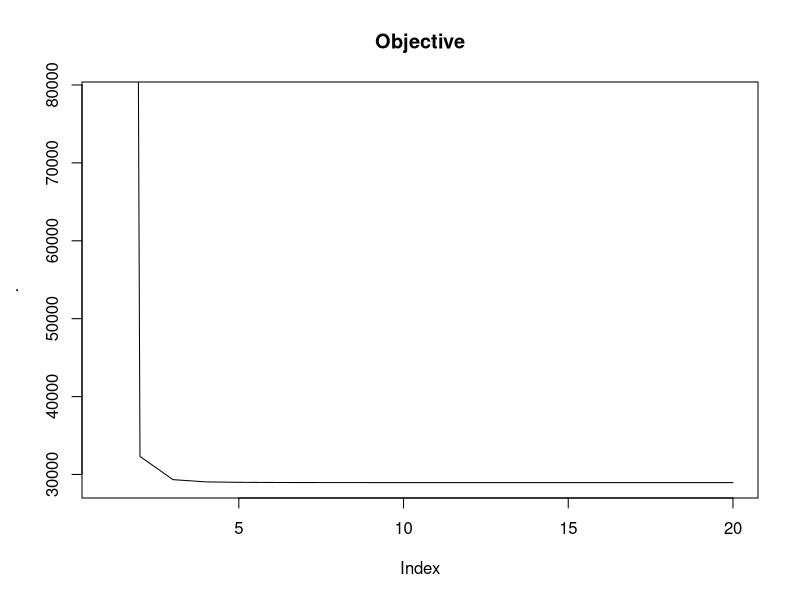
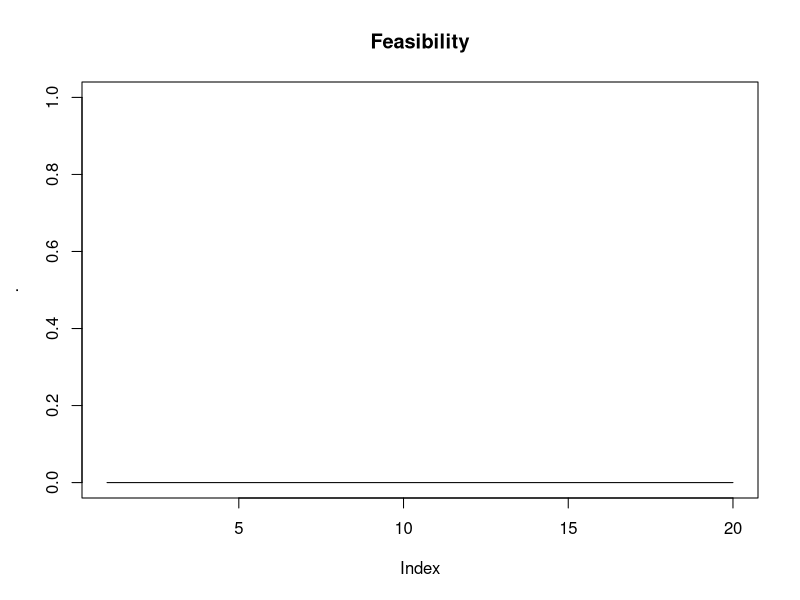
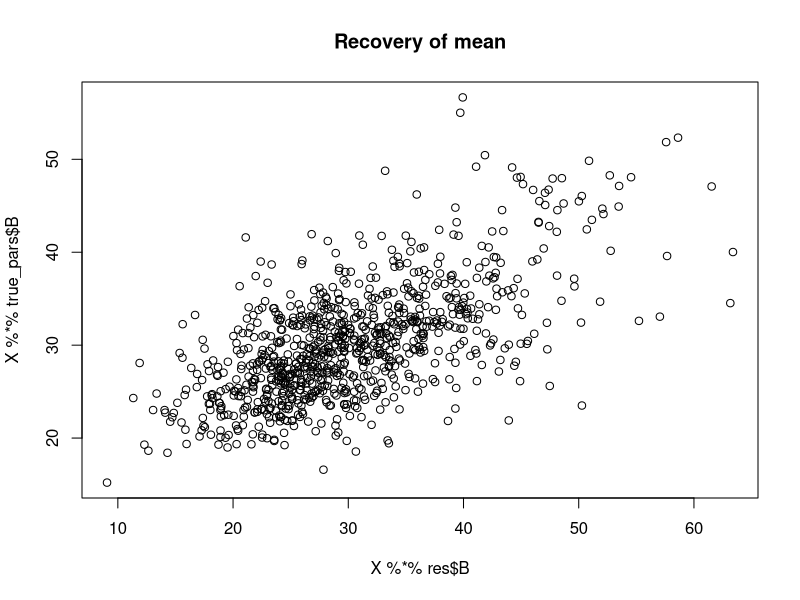

The R script that drew these images, in order:
## ---- chunk 1
library(magrittr)
library(nnls)
library(parallel)
library(glmnet)
library(pracma)
n <- 30
p <- 40
v <- 30
X <- randn(n, p) %>% abs
B0 <- matrix(rexp(p * v), p, v)
F0 <- 10 * randn(n, 2) %*% randn(2, v)
E0 <- 0.1 * randn(n, v)
Y <- X %*% B0 + E0 + F0
f2 <- function(x) sum(x ^ 2)
nnorm <- function(x) sum(svd(x, nu = 0, nv = 0)$d)
rho <- 2 # used in ADMM later
lambda <- 0.01
nu <- 0.2
true_pars <- list(X = X, Y = Y, lambda = lambda, nu = nu, rho = rho,
             B = B0, E = E0,
             FF = F0, W = zeros(n, v))
## ---- chunk 2
W <- zeros(n, v)
B <- zeros(p, v)
FF <- zeros(n, v)
E <- zeros(n, v)
## ---- chunk 3
objective_E <- function(W, B, FF, E) {
  f2(E) + (rho/2) * f2(E - (Y - X %*% B - FF - W))
}
update_E <- function(W, B, FF, E) {
  rho/(2 + rho) * (Y - X %*% B - FF - W)
}
E <- update_E(W, B, FF, E)
objective_E(W, B, FF, E)
objective_E(W, B, FF, 1.01 * E)
objective_E(W, B, FF, 0.99 * E)
## ---- chunk 4
objective_B <- function(W, B, FF, E) {
  lambda * sum(abs(B)) + (rho/2) * f2(E - (Y - X %*% B - FF - W))
}
lambda_nnls <- function(X, y, lambda, maxits = 5) {
  l1p <- 0
  for (i in 1:maxits) {
    b <- nnls(rbind(X, l1p), c(y, 0))$x
    if (sum(b) == 0) return(list(b = b, lambda = 0))
    l1p <- sqrt(lambda/sum(b))
  }
  list(b = b, lambda = l1p^2 * sum(b))
}
update_B <- function(W, B, FF, E) {
  R <- Y - E - FF - W
  do.call(cbind,
          mclapply(1:v,
          function(i)
            lambda_nnls(X, R[, i], lambda/rho)$b, mc.cores = 3))
}
B <- update_B(W, B, FF, E)
objective_B(W, B, FF, E)
objective_B(W, B * 1.01, FF, E)
objective_B(W, B * .99, FF, E)
## ---- chunk 5
objective_F <- function(W, B, FF, E) {
  nu * nnorm(FF)^2 + (rho/2) * f2(E - (Y - X %*% B - FF - W))
}
soft <- function(x, tt) pmax(0, x - tt)
update_F <- function(W, B, FF, E) {
  R <- Y - X %*% B - E - W
  res <- svd(R)
  d <- res$d
  Ft <- function(tt) res$u %*% diag(soft(d, tt)) %*% t(res$v)
  objective_t <- function(tt) {
    nu * sum(soft(d, tt))^2 + (rho/2) * sum(pmin(tt, d)^2)
  }
  ts <- seq(0, max(d), max(d)/1000)
  vals <- sapply(ts, objective_t)
  tt <- ts[order(vals)[1]]
  Ft(tt)
}
FF <- update_F(W, B, FF, E)
objective_F(W, B, FF, E)
objective_F(W, B, FF * 1.01, E)
objective_F(W, B, FF * 0.99, E)
## ---- chunk 6
objective <- function(X, Y, lambda, nu, rho, B, FF, E, W, ...) {
  f2(Y - X %*% B - FF) + nu * nnorm(FF)^2 + lambda * sum(abs(B))
}

admm_iterate <- function(X, Y, lambda, nu, rho, B, FF, E, W,
                         mc.cores = 1, ...) {
  # Update B
  R <- Y - E - FF - W
  B <- do.call(cbind,
          mclapply(1:v,
          function(i)
            lambda_nnls(X, R[, i], lambda/rho)$b, mc.cores = mc.cores))
  XB <- X %*% B
  # Update FF
  R <- Y - XB - E - W
  res <- svd(R)
  d <- res$d
  objective_t <- function(tt) {
    nu * sum(soft(d, tt))^2 + (rho/2) * sum(pmin(tt, d)^2)
  }
  ts <- seq(0, max(d), max(d)/1000)
  vals <- sapply(ts, objective_t)
  tt <- ts[order(vals)[1]]
  FF <- res$u %*% diag(soft(d, tt)) %*% t(res$v)
  # Update E
  E <- rho/(2 + rho) * (Y - XB - FF - W)
  # Update W
  W <- W - (Y - XB - FF - E)
  list(X = X, Y = Y, lambda = lambda, nu = nu, rho = rho,
       B = B, FF = FF, E = E, W = W)
}

admm_nuclear <- function(X, Y, lambda, nu, rho, B, FF, E, W,
                         mc.cores = 1, maxits = 10, ...) {
  pars <- list(X = X, Y = Y, lambda = lambda, nu = nu, rho = rho,
               B = B, FF = FF, E = E, W = W, mc.cores = mc.cores)
  objs <- numeric(maxits)
  feas <- numeric(maxits)
  for (i in 1:maxits) {
    pars <- do.call(admm_iterate, pars)
    objs[i] <- do.call(objective, pars)
    feas[i] <- f2(Y - X %*% B - E - FF)
  }
  c(pars, list(objs = objs, feas = feas))
}
## ---- chunk 7
(ot <- do.call(objective, true_pars))

pars <- list(X = X, Y = Y, lambda = lambda, nu = nu, rho = rho,
             B = zeros(p, v), E = Y,
             FF = zeros(n, v), W = zeros(n, v),
             mc.cores = 3, maxits = 20)
res <- do.call(admm_nuclear, pars)

res$objs %>% { plot(., main = "Objective", type = "l", ylim = c(min(.), ot)) }
res$feas %>% { plot(., main = "Feasibility", type = "l", ylim = c(0, max(1, median(.)))) }
plot(X %*% res$B, X %*% true_pars$B, main = "Recovery of mean")
do.call(objective, res)
